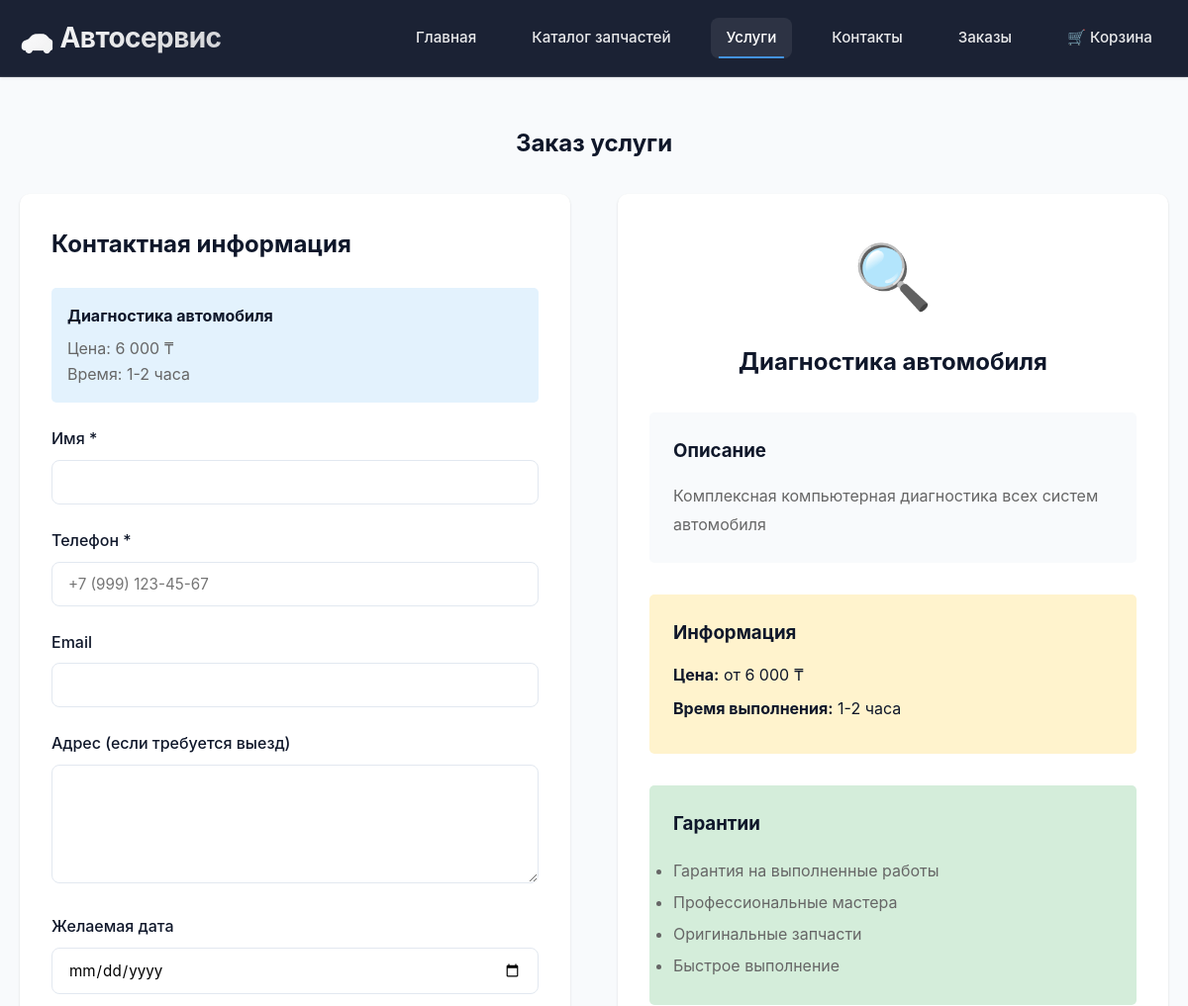
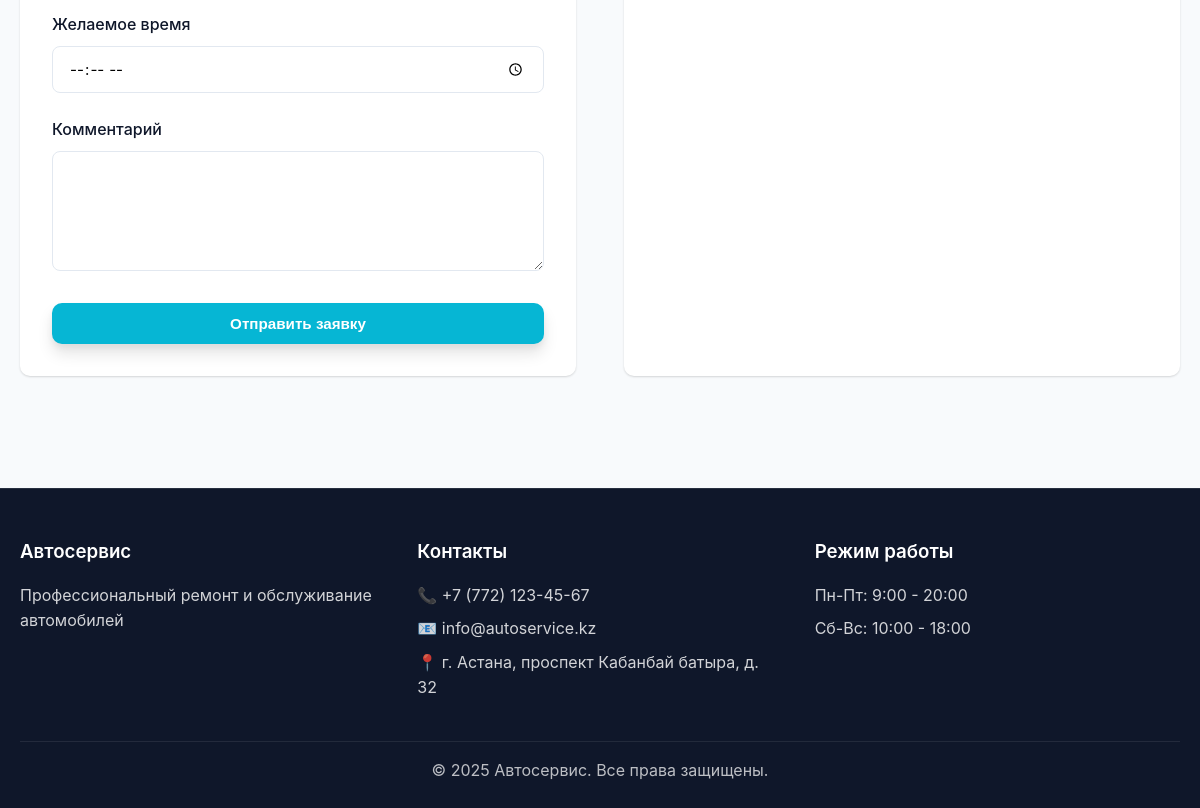
The page /service-order.php?service_id=1 on the database its author committed (2 pictures, top to bottom).
### tables this page shows
CREATE TABLE IF NOT EXISTS services (
    id INT AUTO_INCREMENT PRIMARY KEY,
    name VARCHAR(255) NOT NULL,
    description TEXT,
    price DECIMAL(10, 2) NOT NULL,
    duration VARCHAR(50),
    icon VARCHAR(10),
    created_at TIMESTAMP DEFAULT CURRENT_TIMESTAMP,
    updated_at TIMESTAMP DEFAULT CURRENT_TIMESTAMP ON UPDATE CURRENT_TIMESTAMP
);

### src/Services.php (called while the page is built, shortened)
<?php
class Services
{
    public function getServiceById(int $id): ?array
    {
        try {
            $sql = "SELECT * FROM services WHERE id = :id";
            $service = Database::queryOne($sql, ['id' => $id]);
            if ($service) {
                $service['price'] = (float)$service['price'];
                $service['id'] = (int)$service['id'];
            }
            return $service;
        } catch (\Exception $e) {
            error_log('Ошибка получения услуги: ' . $e->getMessage());
            return null;
        }
    }
}

### config/database.php (called while the page is built, shortened)
<?php
return [
    'host' => $_ENV['DB_HOST'] ?? $_ENV['MYSQL_HOST'] ?? 'localhost',
    'port' => (int)($_ENV['DB_PORT'] ?? $_ENV['MYSQL_PORT'] ?? 3306),
    'database' => $_ENV['DB_DATABASE'] ?? $_ENV['MYSQL_DATABASE'] ?? 'autoservice',
    'username' => $_ENV['DB_USERNAME'] ?? $_ENV['MYSQL_USER'] ?? 'root',
    'password' => $_ENV['DB_PASSWORD'] ?? $_ENV['MYSQL_PASSWORD'] ?? '',
    'charset' => 'utf8mb4',
    'options' => [
        PDO::ATTR_ERRMODE => PDO::ERRMODE_EXCEPTION,
        PDO::ATTR_DEFAULT_FETCH_MODE => PDO::FETCH_ASSOC,
        PDO::ATTR_EMULATE_PREPARES => false,
    ]
];

### src/Database.php (called while the page is built, shortened)
<?php
class Database
{
    private static ?PDO $connection = null;
    private static array $config = [];
    public static function getConnection(): PDO
    {
        return self::$connection;
    }
    private static function connect(): void
    {
        try {
            self::$config = require __DIR__ . '/../config/database.php';
            $dsn = sprintf(
                'mysql:host=%s;port=%d;dbname=%s;charset=%s',
                self::$config['host'],
                self::$config['port'],
                self::$config['database'],
                self::$config['charset']
            );
            self::$connection = new PDO(
                $dsn,
                self::$config['username'],
                self::$config['password'],
                self::$config['options']
            );
            self::$connection->exec("SET NAMES 'utf8mb4' COLLATE 'utf8mb4_unicode_ci'");
            self::$connection->exec("SET CHARACTER SET utf8mb4");
            self::$connection->exec("SET character_set_connection=utf8mb4");
        } catch (PDOException $e) {
            throw new \RuntimeException('Ошибка подключения к базе данных: ' . $e->getMessage());
        }
    }
    public static function queryOne(string $sql, array $params = []): ?array
    {
        $stmt = self::getConnection()->prepare($sql);
        $stmt->execute($params);
        $result = $stmt->fetch();
        return $result ?: null;
    }
}

### service-order.php (the view, shortened to what this page needs)
<?php
require_once __DIR__ . '/includes/header.php';
$serviceId = (int)($_POST['service_id'] ?? $_GET['service_id'] ?? 0);
$service = $services->getServiceById($serviceId);
$orderCreated = false;
$orderId = null;
?>
<section class="container">
    <h1 style="text-align: center; margin-bottom: 2rem; color: var(--primary-color);">Заказ услуги</h1>
    <?php if ($orderCreated): ?>
        <div style="text-align: center; padding: 3rem; background: var(--bg-white); border-radius: 10px; box-shadow: var(--shadow);">
            <div style="font-size: 4rem; margin-bottom: 1rem;">✅</div>
            <h2 style="color: var(--primary-color); margin-bottom: 1rem;">Заявка успешно отправлена!</h2>
            <p style="font-size: 1.2rem; color: #666; margin-bottom: 2rem;">
                Номер вашей заявки: <strong>#<?php echo $orderId; ?></strong>
            </p>
            <p style="color: #666; margin-bottom: 2rem;">
                Мы свяжемся с вами в ближайшее время для подтверждения записи.
            </p>
            <div style="display: flex; gap: 1rem; justify-content: center; flex-wrap: wrap;">
                <a href="order.php?id=<?php echo $orderId; ?>" class="btn btn-primary">Посмотреть заявку</a>
                <a href="services.php" class="btn btn-outline">Вернуться к услугам</a>
            </div>
        </div>
    <?php else: ?>
        <div style="display: grid; grid-template-columns: 1fr 1fr; gap: 3rem;">
            <div style="background: var(--bg-white); border-radius: 10px; padding: 2rem; box-shadow: var(--shadow);">
                <h2 style="color: var(--primary-color); margin-bottom: 1.5rem;">Контактная информация</h2>
                <div style="background: #e3f2fd; padding: 1rem; border-radius: 5px; margin-bottom: 1.5rem;">
                    <strong><?php echo htmlspecialchars($service['name']); ?></strong>
                    <p style="margin: 0.5rem 0 0 0; color: #666;">
                        Цена: <?php echo number_format($service['price'], 0, ',', ' '); ?> ₸<br>
                        Время: <?php echo htmlspecialchars($service['duration']); ?>
                    </p>
                </div>
                <form method="POST">
                    <div class="form-group">
                        <label for="name">Имя *</label>
                        <input type="text" id="name" name="name" required
                               value="<?php echo htmlspecialchars($_POST['name'] ?? ''); ?>">
                    </div>
                    <div class="form-group">
                        <label for="phone">Телефон *</label>
                        <input type="tel" id="phone" name="phone" required
                               value="<?php echo htmlspecialchars($_POST['phone'] ?? ''); ?>"
                               placeholder="+7 (999) 123-45-67">
                    </div>
                    <div class="form-group">
                        <label for="email">Email</label>
                        <input type="email" id="email" name="email"
                               value="<?php echo htmlspecialchars($_POST['email'] ?? ''); ?>">
                    </div>
                    <div class="form-group">
                        <label for="address">Адрес (если требуется выезд)</label>
                        <textarea id="address" name="address" rows="2"><?php echo htmlspecialchars($_POST['address'] ?? ''); ?></textarea>
                    </div>
                    <div class="form-group">
                        <label for="preferred_date">Желаемая дата</label>
                        <input type="date" id="preferred_date" name="preferred_date"
                               value="<?php echo htmlspecialchars($_POST['preferred_date'] ?? ''); ?>"
                               min="<?php echo date('Y-m-d'); ?>">
                    </div>
                    <div class="form-group">
                        <label for="preferred_time">Желаемое время</label>
                        <input type="time" id="preferred_time" name="preferred_time"
                               value="<?php echo htmlspecialchars($_POST['preferred_time'] ?? ''); ?>">
                    </div>
                    <div class="form-group">
                        <label for="notes">Комментарий</label>
                        <textarea id="notes" name="notes" rows="3"><?php echo htmlspecialchars($_POST['notes'] ?? ''); ?></textarea>
                    </div>
                    <button type="submit" name="submit" class="btn btn-primary" style="width: 100%;">Отправить заявку</button>
                </form>
            </div>
            <div style="background: var(--bg-white); border-radius: 10px; padding: 2rem; box-shadow: var(--shadow);">
                <div style="text-align: center; margin-bottom: 2rem;">
                    <div style="font-size: 4rem; margin-bottom: 1rem;"><?php echo $service['icon']; ?></div>
                    <h2 style="color: var(--primary-color); margin: 0;"><?php echo htmlspecialchars($service['name']); ?></h2>
                </div>
                <div style="background: var(--bg-light); padding: 1.5rem; border-radius: 5px; margin-bottom: 2rem;">
                    <h3 style="color: var(--primary-color); margin-bottom: 1rem;">Описание</h3>
                    <p style="line-height: 1.8; color: #666;"><?php echo nl2br(htmlspecialchars($service['description'])); ?></p>
                </div>
                <div style="background: #fff3cd; padding: 1.5rem; border-radius: 5px; margin-bottom: 2rem;">
                    <h3 style="color: var(--primary-color); margin-bottom: 1rem;">Информация</h3>
                    <p style="margin: 0.5rem 0;"><strong>Цена:</strong> от <?php echo number_format($service['price'], 0, ',', ' '); ?> ₸</p>
                    <p style="margin: 0.5rem 0;"><strong>Время выполнения:</strong> <?php echo htmlspecialchars($service['duration']); ?></p>
                </div>
                <div style="background: #d4edda; padding: 1.5rem; border-radius: 5px;">
                    <h3 style="color: var(--primary-color); margin-bottom: 1rem;">Гарантии</h3>
                    <ul style="line-height: 2; color: #666; margin: 0;">
                        <li>Гарантия на выполненные работы</li>
                        <li>Профессиональные мастера</li>
                        <li>Оригинальные запчасти</li>
                        <li>Быстрое выполнение</li>
                    </ul>
                </div>
            </div>
        </div>
    <?php endif; ?>
</section>
<?php require_once __DIR__ . '/includes/footer.php'; ?>

### css/style.css (style rules this page uses)
* { margin: 0; padding: 0; box-sizing: border-box; }
:root { --primary-color: #0f172a; --secondary-color: #4392dd; --accent-color: #06b6d4; --success-color: #10b981; --text-color: #0f172a; --text-light: #64748b; --bg-light: #f8fafc; --bg-white: #ffffff; --border-color: #e2e8f0; --shadow: 0 1px 3px rgba(0,0,0,0.05), 0 1px 2px rgba(0,0,0,0.1); --shadow-md: 0 4px 6px rgba(0,0,0,0.05), 0 10px 15px rgba(0,0,0,0.1); --shadow-lg: 0 10px 15px rgba(0,0,0,0.1), 0 4px 6px rgba(0,0,0,0.05); --shadow-hover: 0 20px 25px rgba(0,0,0,0.1), 0 10px 10px rgba(0,0,0,0.04); --gradient-primary: linear-gradient(135deg, #0f172a 0%, #1e293b 100%); --gradient-accent: linear-gradient(135deg, #4392dd 0%, #06b6d4 100%); }
body { font-family: -apple-system, BlinkMacSystemFont, 'Segoe UI', Roboto, 'Helvetica Neue', Arial, 'Inter', sans-serif; color: var(--text-color); line-height: 1.6; background: var(--bg-light); min-height: 100vh; -webkit-font-smoothing: antialiased; -moz-osx-font-smoothing: grayscale; }
.container { max-width: 1200px; margin: 0 auto; padding: 0 20px; }
.btn { display: inline-flex; align-items: center; justify-content: center; padding: 0.75rem 1.5rem; background: var(--secondary-color); color: white; text-decoration: none; border-radius: 10px; border: none; cursor: pointer; font-size: 0.95rem; transition: all 0.2s cubic-bezier(0.4, 0, 0.2, 1); font-weight: 600; box-shadow: var(--shadow-md); position: relative; overflow: hidden; }
.btn-primary { background: var(--accent-color); box-shadow: var(--shadow-md); }
.form-group { margin-bottom: 1.5rem; }
.form-group label { display: block; margin-bottom: 0.5rem; font-weight: 500; color: var(--primary-color); }
.form-group input, .form-group textarea { width: 100%; padding: 0.75rem 1rem; border: 1px solid var(--border-color); border-radius: 8px; font-size: 0.95rem; font-family: inherit; transition: all 0.2s cubic-bezier(0.4, 0, 0.2, 1); background: var(--bg-white); }
.form-group textarea { resize: vertical; min-height: 120px; }

### rows shown on the page
services: name "Диагностика автомобиля", price "6 000", duration "1-2 часа", icon "🔍", description "Комплексная компьютерная диагностика всех систем автомобиля"
